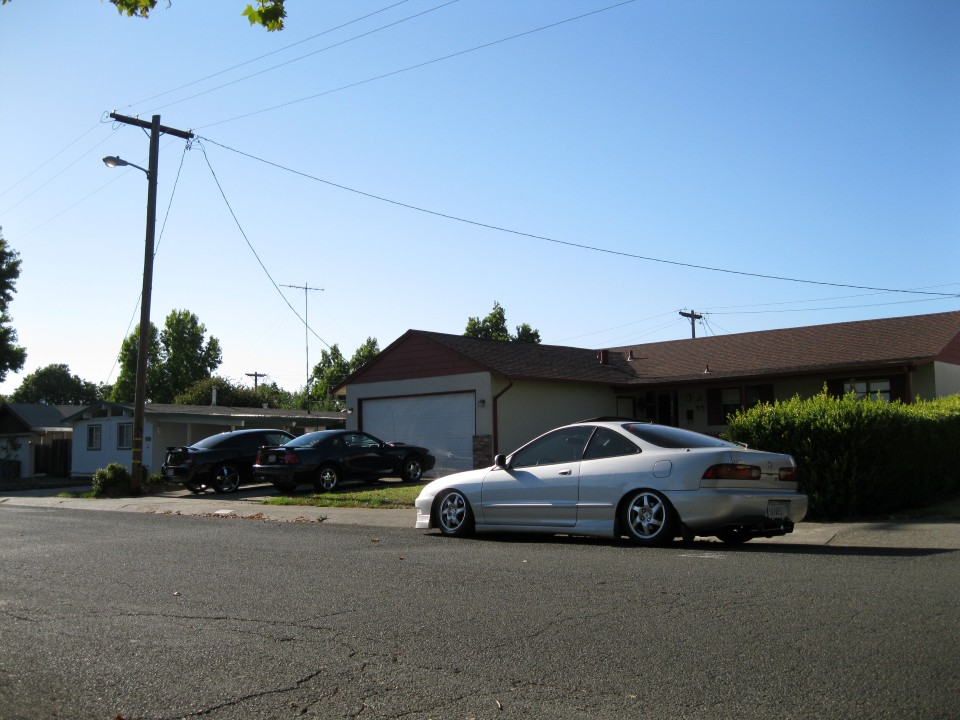
#> input picture car.jpg, 960 x 720 px
$ python image_reco.py
#> lines starting #> are read from the running program, lines starting #| are printed output that depends on the picture; after the words box and inside, x2 and y2 are one past the last pixel; in counts of white or black regions, pixels touching at a corner belong together
#!/usr/bin/python
import cv2
import numpy as np

vc = cv2.imread('car.jpg', 0)
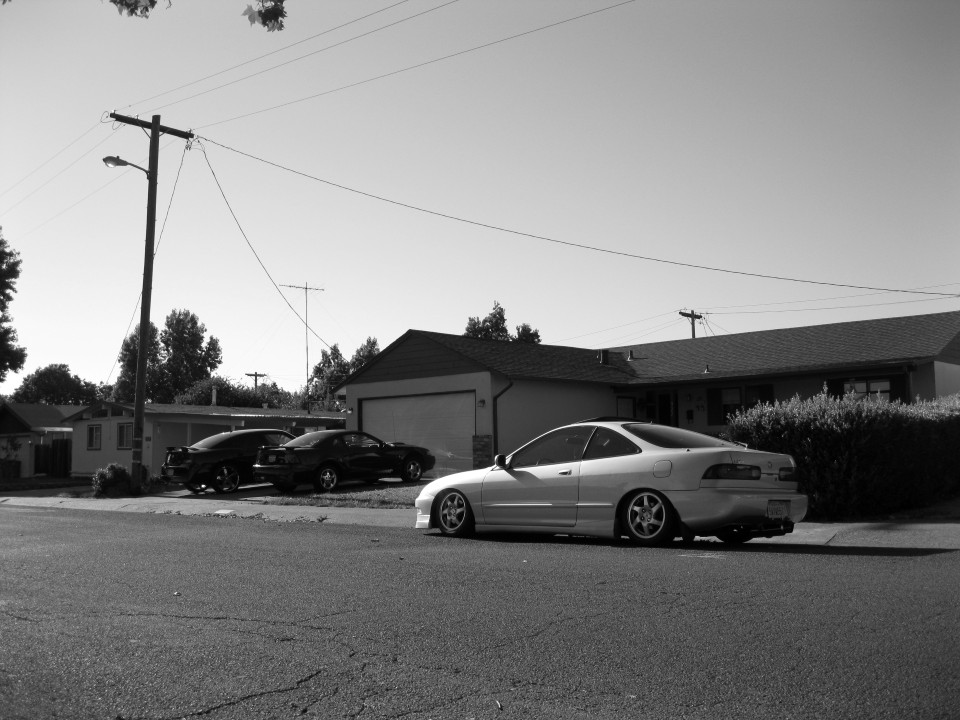
#> vc: shape (720, 960); min 0, max 255, mean 131.6
car_cascade = cv2.CascadeClassifier('cars3.xml')
cars = car_cascade.detectMultiScale(vc, 1.1, 1)
#> cars = [[741, 463, 24, 24], [776, 466, 21, 21], [413, 364, 46, 46], [371, 369, 46, 46], [396, 364, 48, 48], [684, 415, 92, 92]]
ncars = 0
for (x,y,w,h) in cars:
        cv2.rectangle(vc,(x,y),(x+w,y+h),0,2)
        ncars = ncars + 1
#> this loop made 6 passes
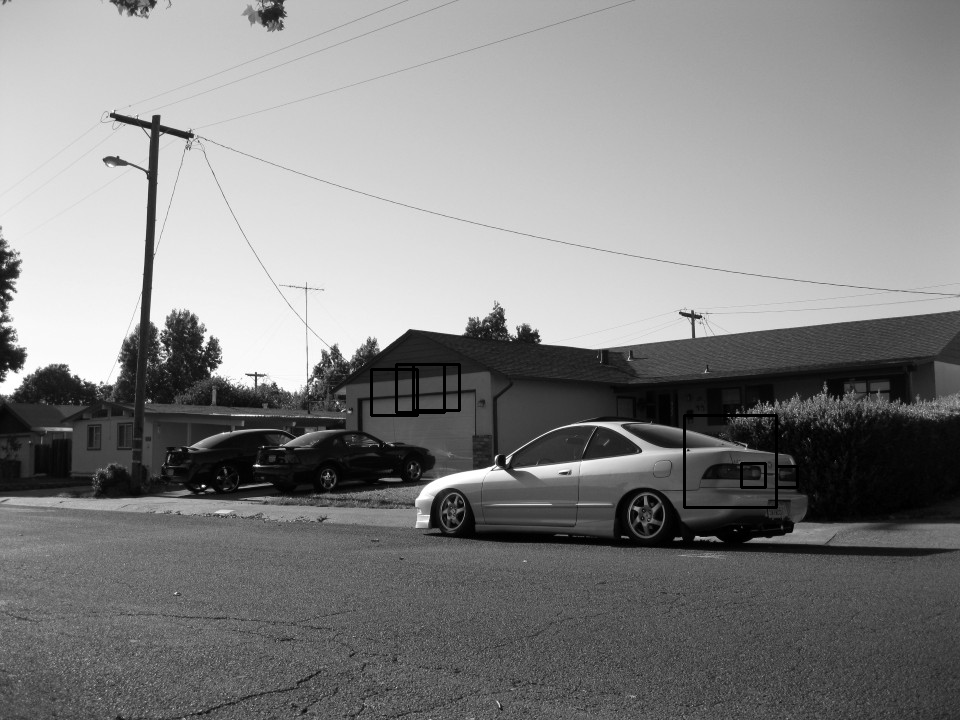
#> vc: shape (720, 960); 0.44% of pixels changed, all inside (x1, y1, x2, y2) = (370, 363, 799, 509)
#> after the loop, ncars = 6

cv2.imwrite('imatge.png', vc)
